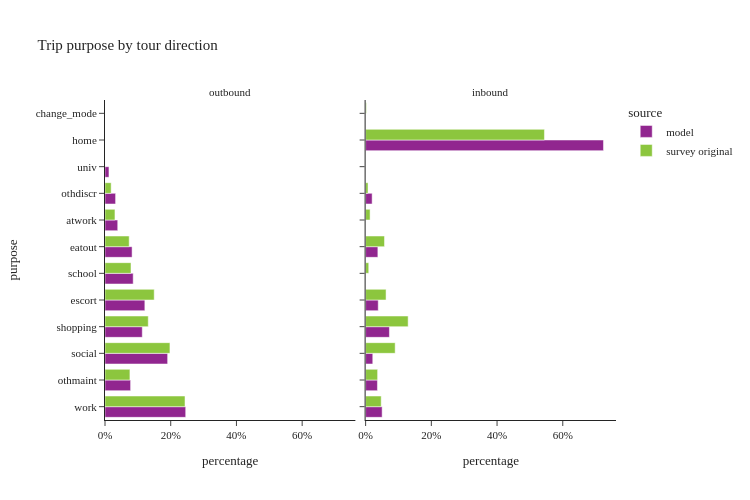

Write notebook code for a chart like this one.
### Markdown cell above
- removed survey trips with no matching tours

### Code cell
util.plot_share_facetbar(trip_data, 'trip_weight', share_col="purpose", title="Trip purpose by tour direction", 
                         facet_col="tour_direction", facet_col_wrap=3, height=500)

### Figure 1 — Plotly figure (JSON) as saved in the notebook; plotly's stock layout.template omitted (floating-point values rounded to 4 significant figures)
{"data": [{"alignmentgroup": "True", "customdata": [[1458194], [462554], [1131982], [673393], [720050], [509201], [489537], [230071], [191319], [71573]], "hovertemplate": "source=model<br>tour_direction=outbound<br>percentage=%{x}<br>purpose=%{y}<br>sample_size=%{customdata[0]}<extra></extra>", "legendgroup": "model", "marker": {"color": "#91268F", "pattern": {"shape": ""}}, "name": "model", "offsetgroup": "model", "orientation": "h", "showlegend": true, "textposition": "auto", "type": "bar", "x": [0.2456, 0.0779, 0.1906, 0.1134, 0.1213, 0.08575, 0.08244, 0.03875, 0.03222, 0.01205], "xaxis": "x", "y": ["work", "othmaint", "social", "shopping", "escort", "school", "eatout", "atwork", "othdiscr", "univ"], "yaxis": "y"}, {"alignmentgroup": "True", "customdata": [[332532], [237711], [143963], [4785493], [478784], [253958], [246477], [131252], [777]], "hovertemplate": "source=model<br>tour_direction=inbound<br>percentage=%{x}<br>purpose=%{y}<br>sample_size=%{customdata[0]}<extra></extra>", "legendgroup": "model", "marker": {"color": "#91268F", "pattern": {"shape": ""}}, "name": "model", "offsetgroup": "model", "orientation": "h", "showlegend": false, "textposition": "auto", "type": "bar", "x": [0.0503, 0.03596, 0.02178, 0.7239, 0.07242, 0.03841, 0.03728, 0.01985, 0.0001175], "xaxis": "x2", "y": ["work", "othmaint", "social", "home", "shopping", "escort", "eatout", "othdiscr", "univ"], "yaxis": "y2"}, {"alignmentgroup": "True", "customdata": [[3953], [1448], [4219], [2560], [1910], [782], [1442], [455], [301]], "hovertemplate": "source=survey original<br>tour_direction=outbound<br>percentage=%{x}<br>purpose=%{y}<br>sample_size=%{customdata[0]}<extra></extra>", "legendgroup": "survey original", "marker": {"color": "#8CC63E", "pattern": {"shape": ""}}, "name": "survey original", "offsetgroup": "survey original", "orientation": "h", "showlegend": true, "textposition": "auto", "type": "bar", "x": [0.2435, 0.07583, 0.1976, 0.1316, 0.1497, 0.07908, 0.07359, 0.0303, 0.01871], "xaxis": "x", "y": ["work", "othmaint", "social", "shopping", "escort", "school", "eatout", "atwork", "othdiscr"], "yaxis": "y"}, {"alignmentgroup": "True", "customdata": [[1263], [599], [2216], [12995], [2116], [852], [124], [1166], [334], [210], [55]], "hovertemplate": "source=survey original<br>tour_direction=inbound<br>percentage=%{x}<br>purpose=%{y}<br>sample_size=%{customdata[0]}<extra></extra>", "legendgroup": "survey original", "marker": {"color": "#8CC63E", "pattern": {"shape": ""}}, "name": "survey original", "offsetgroup": "survey original", "orientation": "h", "showlegend": false, "textposition": "auto", "type": "bar", "x": [0.0474, 0.03651, 0.08993, 0.5442, 0.1294, 0.06222, 0.009519, 0.05748, 0.01361, 0.007347, 0.002346], "xaxis": "x2", "y": ["work", "othmaint", "social", "home", "shopping", "escort", "school", "eatout", "atwork", "othdiscr", "change_mode"], "yaxis": "y2"}], "layout": {"annotations": [{"font": {}, "showarrow": false, "text": "outbound", "x": 0.245, "xanchor": "center", "xref": "paper", "y": 1.0, "yanchor": "bottom", "yref": "paper"}, {"font": {}, "showarrow": false, "text": "inbound", "x": 0.755, "xanchor": "center", "xref": "paper", "y": 1.0, "yanchor": "bottom", "yref": "paper"}], "barmode": "group", "height": 500, "legend": {"title": {"text": "source"}, "tracegroupgap": 0}, "title": {"text": "Trip purpose by tour direction"}, "width": 750, "xaxis": {"anchor": "y", "domain": [0.0, 0.49], "tickformat": ".0%", "title": {"text": "percentage"}}, "xaxis2": {"anchor": "y2", "domain": [0.51, 1.0], "matches": "x", "tickformat": ".0%", "title": {"text": "percentage"}}, "yaxis": {"anchor": "x", "domain": [0.0, 1.0], "title": {"text": "purpose"}}, "yaxis2": {"anchor": "x2", "domain": [0.0, 1.0], "matches": "y", "showticklabels": false}}}
